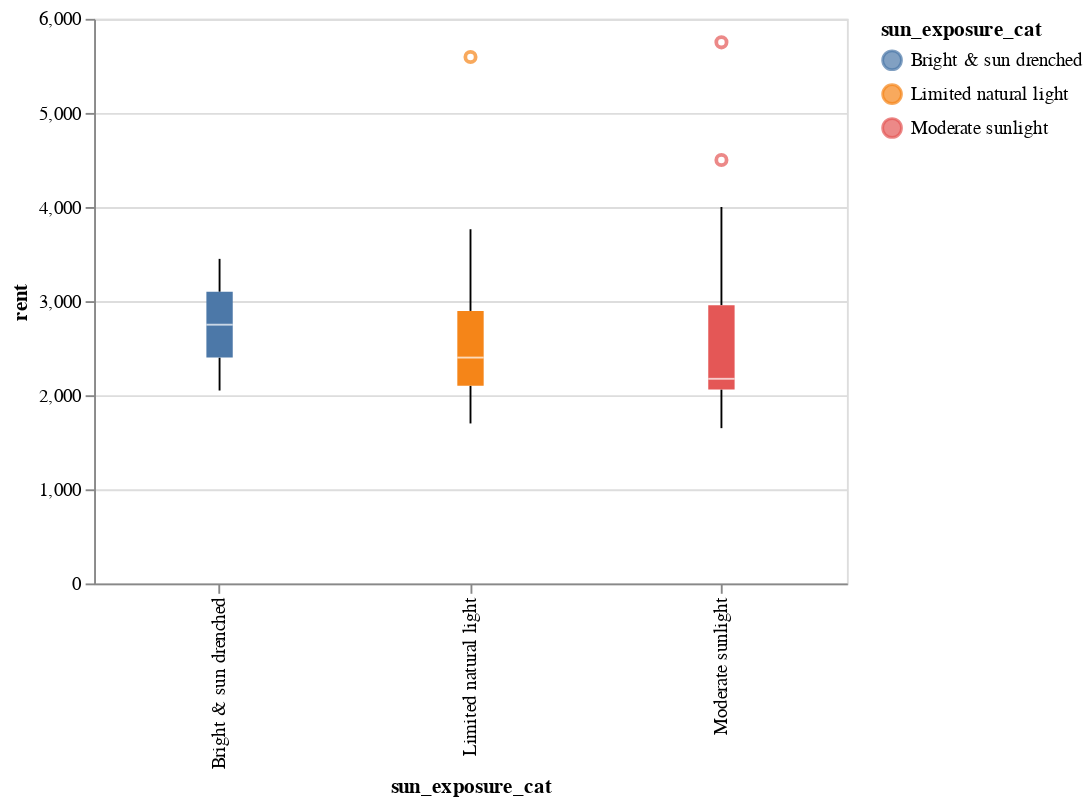

Write notebook code for a chart like this one.
### Code cell
chart = alt.Chart(filtered_sun_exposure).mark_boxplot().encode(
    x='sun_exposure_cat:N',
    y='rent:Q',
    color='sun_exposure_cat:N'
).properties(
    width=400,
    height=300
)

chart

### Figure 1 — Vega-Lite specification as saved in the notebook (floating-point values rounded to 4 significant figures)
{"config": {"view": {"continuousWidth": 300, "continuousHeight": 300}}, "data": {"name": "data-b0170964795c0c8c86e0fc58dc0244cf"}, "mark": {"type": "boxplot"}, "encoding": {"color": {"field": "sun_exposure_cat", "type": "nominal"}, "x": {"field": "sun_exposure_cat", "type": "nominal"}, "y": {"field": "rent", "type": "quantitative"}}, "height": 300, "width": 400, "$schema": "https://vega.github.io/schema/vega-lite/v5.8.0.json", "datasets": {"data-b0170964795c0c8c86e0fc58dc0244cf": [{"listing_path": "m-g7pk2u6bgdl7", "zipcode": "11216", "unit_number": "21", "beds": 0, "size": 680.0, "rent": 2950, "sun_exposure_cat": "Limited natural light", "sun_exposure": "This apartment has limited sunlight and the rent is 2950", "floor": "2"}, {"listing_path": "m-oj749aepcagp", "zipcode": "11216", "unit_number": "1F", "beds": 1, "size": 700.0, "rent": 2400, "sun_exposure_cat": "Limited natural light", "sun_exposure": "This apartment has limited sunlight and the rent is 2400", "floor": "1"}, {"listing_path": "m-1u9m2efnbcup", "zipcode": "11238", "unit_number": "207", "beds": 1, "size": 9999.0, "rent": 2400, "sun_exposure_cat": "Limited natural light", "sun_exposure": "This apartment has limited sunlight and the rent is 2400", "floor": "2"}, {"listing_path": "m-2errkn8o62in", "zipcode": "11216", "unit_number": "1FF", "beds": 1, "size": 0.0, "rent": 2049, "sun_exposure_cat": "Moderate sunlight", "sun_exposure": "Moderate natural light and the rent is 2049", "floor": "1"}, {"listing_path": "m-7vhvbui4fp5j", "zipcode": "11216", "unit_number": "7", "beds": 1, "size": 0.0, "rent": 2025, "sun_exposure_cat": "Limited natural light", "sun_exposure": "Limited natural light and the rent is 2025", "floor": "7"}, {"listing_path": "m-i151fuv22n18", "zipcode": "11216", "unit_number": "1AA", "beds": 1, "size": 0.0, "rent": 2099, "sun_exposure_cat": "Limited natural light", "sun_exposure": "Limited natural light and the rent is 2099", "floor": "1"}, {"listing_path": "m-51a9boljs562", "zipcode": "11238", "unit_number": "4D", "beds": 1, "size": 700.0, "rent": 2300, "sun_exposure_cat": "Limited natural light", "sun_exposure": "Limited natural light and the rent is 2300", "floor": "4"}, {"listing_path": "m-as4rgiinomc0", "zipcode": "11216", "unit_number": "2F", "beds": 1, "size": 0.0, "rent": 2095, "sun_exposure_cat": "Moderate sunlight", "sun_exposure": "Moderate natural light and the rent is 2095", "floor": "2"}, {"listing_path": "m-pjck846pllqe", "zipcode": "11216", "unit_number": "1B", "beds": 0, "size": 0.0, "rent": 1650, "sun_exposure_cat": "Moderate sunlight", "sun_exposure": "Moderate natural light and the rent is 1650", "floor": "1"}, {"listing_path": "m-alvdc30ctcdj", "zipcode": "11226", "unit_number": "3F3F", "beds": 1, "size": 0.0, "rent": 2000, "sun_exposure_cat": "Moderate sunlight", "sun_exposure": "Moderate natural light and the rent is 2000", "floor": "3"}, {"listing_path": "m-tq3lbh8gge9h", "zipcode": "11213", "unit_number": "3L", "beds": 0, "size": 0.0, "rent": 2345, "sun_exposure_cat": "Limited natural light", "sun_exposure": "Limited natural light and the rent is 2345", "floor": "3"}, {"listing_path": "m-6uduhgo2kok0", "zipcode": "11226", "unit_number": "33FF", "beds": 1, "size": 0.0, "rent": 2099, "sun_exposure_cat": "Moderate sunlight", "sun_exposure": "Moderate natural light and the rent is 2099", "floor": "3"}, {"listing_path": "m-jgmipn7ma570", "zipcode": "11225", "unit_number": "3RR", "beds": 1, "size": 0.0, "rent": 2200, "sun_exposure_cat": "Limited natural light", "sun_exposure": "Limited natural light and the rent is 2200", "floor": "3"}, {"listing_path": "m-ffmjf51gcevs", "zipcode": "11226", "unit_number": "2B", "beds": 1, "size": 1.0, "rent": 2200, "sun_exposure_cat": "Limited natural light", "sun_exposure": "Limited natural light and the rent is 2200", "floor": "2"}, {"listing_path": "m-5kvepkc92irh", "zipcode": "11216", "unit_number": "1", "beds": 1, "size": 0.0, "rent": 2400, "sun_exposure_cat": "Limited natural light", "sun_exposure": "Limited natural light and the rent is 2400", "floor": "1"}, {"listing_path": "m-rc3ivod718i5", "zipcode": "11225", "unit_number": "3", "beds": 1, "size": 0.0, "rent": 2295, "sun_exposure_cat": "Limited natural light", "sun_exposure": "Limited natural light and the rent is 2295", "floor": "3"}, {"listing_path": "m-vtmqugvur0oh", "zipcode": "11226", "unit_number": "3F", "beds": 1, "size": 0.0, "rent": 2250, "sun_exposure_cat": "Moderate sunlight", "sun_exposure": "Moderate natural light and the rent is 2250", "floor": "3"}, {"listing_path": "m-r256s2t33she", "zipcode": "11216", "unit_number": "4D", "beds": 1, "size": 0.0, "rent": 2199, "sun_exposure_cat": "Limited natural light", "sun_exposure": "Limited natural light and the rent is 2199", "floor": "4"}, {"listing_path": "m-3av8il4tckpa", "zipcode": "11216", "unit_number": "4B", "beds": 1, "size": 0.0, "rent": 2500, "sun_exposure_cat": "Moderate sunlight", "sun_exposure": "Moderate natural light and the rent is 2500", "floor": "4"}, {"listing_path": "m-kn62klng7iho", "zipcode": "11213", "unit_number": "B22", "beds": 1, "size": 0.0, "rent": 2100, "sun_exposure_cat": "Limited natural light", "sun_exposure": "Limited natural light and the rent is 2100", "floor": "2"}, {"listing_path": "m-da52rtlgbm82", "zipcode": "11216", "unit_number": "3B", "beds": 1, "size": 0.0, "rent": 2199, "sun_exposure_cat": "Moderate sunlight", "sun_exposure": "Moderate natural light and the rent is 2199", "floor": "3"}, {"listing_path": "m-hmcr9o9mt0hg", "zipcode": "11216", "unit_number": "10A", "beds": 1, "size": 0.0, "rent": 2100, "sun_exposure_cat": "Limited natural light", "sun_exposure": "Limited natural light and the rent is 2100", "floor": "1"}, {"listing_path": "m-rqfceepfnus6", "zipcode": "11213", "unit_number": "2A", "beds": 1, "size": 0.0, "rent": 2015, "sun_exposure_cat": "Limited natural light", "sun_exposure": "Limited natural light and the rent is 2015", "floor": "2"}, {"listing_path": "l-e8a60nod7grs", "zipcode": "11225", "unit_number": "4H", "beds": 0, "size": null, "rent": 2877, "sun_exposure_cat": "Limited natural light", "sun_exposure": "This apartment has limited sunlight and the rent is 2877", "floor": "4"}, {"listing_path": "l-m5skrj161t0f", "zipcode": "11216", "unit_number": "3B", "beds": 1, "size": null, "rent": 2500, "sun_exposure_cat": "Limited natural light", "sun_exposure": "This apartment has limited sunlight and the rent is 2500", "floor": "3"}, {"listing_path": "l-e8a60nod7grs", "zipcode": "11225", "unit_number": "4H", "beds": 0, "size": null, "rent": 2877, "sun_exposure_cat": "Limited natural light", "sun_exposure": "This apartment has limited sunlight and the rent is 2877", "floor": "4"}, {"listing_path": "l-4glljujjq02r", "zipcode": "11213", "unit_number": "1", "beds": 1, "size": 1000.0, "rent": 3000, "sun_exposure_cat": "Limited natural light", "sun_exposure": "This apartment has limited sunlight and the rent is 3000", "floor": "1"}, {"listing_path": "l-qj7plb01m2m0", "zipcode": "11216", "unit_number": "1", "beds": 1, "size": null, "rent": 3200, "sun_exposure_cat": "Limited natural light", "sun_exposure": "This apartment has limited sunlight and the rent is 3200", "floor": "1"}, {"listing_path": "m-mmkvuj8atb97", "zipcode": "11205", "unit_number": "A3", "beds": 1, "size": 0.0, "rent": 2895, "sun_exposure_cat": "Limited natural light", "sun_exposure": "Limited natural light and the rent is 2895", "floor": "3"}, {"listing_path": "m-d93k2e7dnm8o", "zipcode": "11205", "unit_number": "F3", "beds": 1, "size": 0.0, "rent": 2895, "sun_exposure_cat": "Limited natural light", "sun_exposure": "Limited natural light and the rent is 2895", "floor": "3"}, {"listing_path": "m-dcs5mmvka7d4", "zipcode": "11205", "unit_number": "3F", "beds": 1, "size": 0.0, "rent": 3300, "sun_exposure_cat": "Limited natural light", "sun_exposure": "Limited natural light and the rent is 3300", "floor": "3"}, {"listing_path": "m-e9b6pkj44jc6", "zipcode": "11205", "unit_number": "3A", "beds": 1, "size": 0.0, "rent": 3195, "sun_exposure_cat": "Limited natural light", "sun_exposure": "Limited natural light and the rent is 3195", "floor": "3"}, {"listing_path": "l-j7tp78f9d067", "zipcode": "11205", "unit_number": "1", "beds": 1, "size": 1471.0, "rent": 5750, "sun_exposure_cat": "Moderate sunlight", "sun_exposure": "This apartment has moderate sunlight and the rent is 5750", "floor": "1"}, {"listing_path": "l-47nnhcpcrano", "zipcode": "11205", "unit_number": "3K", "beds": 1, "size": null, "rent": 3764, "sun_exposure_cat": "Limited natural light", "sun_exposure": "This apartment has limited sunlight and the rent is 3764", "floor": "3"}, {"listing_path": "l-qh300dtif0ah", "zipcode": "11205", "unit_number": "5D", "beds": 1, "size": null, "rent": 3545, "sun_exposure_cat": "Limited natural light", "sun_exposure": "This apartment has limited sunlight and the rent is 3545", "floor": "5"}, {"listing_path": "l-skpvkqbbue9j", "zipcode": "11205", "unit_number": "1L", "beds": 1, "size": null, "rent": 4000, "sun_exposure_cat": "Moderate sunlight", "sun_exposure": "This apartment has moderate sunlight and the rent is 4000", "floor": "1"}, {"listing_path": "l-af04hjn8ih6a", "zipcode": "11238", "unit_number": "401", "beds": 1, "size": null, "rent": 4500, "sun_exposure_cat": "Moderate sunlight", "sun_exposure": "This apartment has moderate sunlight and the rent is 4500", "floor": "4"}, {"listing_path": "l-e23oh50jf3js", "zipcode": "11238", "unit_number": "2A", "beds": 1, "size": 575.0, "rent": 2500, "sun_exposure_cat": "Limited natural light", "sun_exposure": "This apartment has limited sunlight and the rent is 2500", "floor": "2"}, {"listing_path": "l-5sr3mraftvdo", "zipcode": "11238", "unit_number": "1C", "beds": 1, "size": 1196.0, "rent": 5595, "sun_exposure_cat": "Limited natural light", "sun_exposure": "This apartment has limited sunlight and the rent is 5595", "floor": "1"}, {"listing_path": "m-oc27u40tqu3k", "zipcode": "11238", "unit_number": "5E", "beds": 1, "size": 0.0, "rent": 2350, "sun_exposure_cat": "Limited natural light", "sun_exposure": "Limited natural light and the rent is 2350", "floor": "5"}, {"listing_path": "m-ha3scum2sgo1", "zipcode": "11216", "unit_number": "4C", "beds": 1, "size": 0.0, "rent": 3300, "sun_exposure_cat": "Moderate sunlight", "sun_exposure": "Moderate natural light and the rent is 3300", "floor": "4"}, {"listing_path": "m-6647ng7l2sgm", "zipcode": "11205", "unit_number": "3B", "beds": 1, "size": 0.0, "rent": 2590, "sun_exposure_cat": "Limited natural light", "sun_exposure": "Limited natural light and the rent is 2590", "floor": "3"}, {"listing_path": "m-8rdcg1kqnjh8", "zipcode": "11205", "unit_number": "3R", "beds": 1, "size": 0.0, "rent": 2590, "sun_exposure_cat": "Limited natural light", "sun_exposure": "Limited natural light and the rent is 2590", "floor": "3"}, {"listing_path": "m-k53u06j4180", "zipcode": "11205", "unit_number": "1", "beds": 1, "size": 9999.0, "rent": 1950, "sun_exposure_cat": "Limited natural light", "sun_exposure": "This apartment has limited sunlight and the rent is 1950", "floor": "1"}, {"listing_path": "m-qedem2h2qs8t", "zipcode": "11216", "unit_number": "9", "beds": 1, "size": 9999.0, "rent": 1700, "sun_exposure_cat": "Limited natural light", "sun_exposure": "Limited natural light and the rent is 1700", "floor": "9"}, {"listing_path": "m-ngt4ph8udkmq", "zipcode": "11216", "unit_number": "4F", "beds": 1, "size": 0.0, "rent": 2125, "sun_exposure_cat": "Moderate sunlight", "sun_exposure": "Moderate natural light and the rent is 2125", "floor": "4"}, {"listing_path": "m-jmtr0spu4jut", "zipcode": "11206", "unit_number": "1", "beds": 1, "size": 750.0, "rent": 2000, "sun_exposure_cat": "Limited natural light", "sun_exposure": "Limited natural light and the rent is 2000", "floor": "1"}, {"listing_path": "m-84sipv8lrh8v", "zipcode": "11216", "unit_number": "509", "beds": 0, "size": 300.0, "rent": 1650, "sun_exposure_cat": "Moderate sunlight", "sun_exposure": "Moderate natural light and the rent is 1650", "floor": "5"}, {"listing_path": "l-qp91auide8ca", "zipcode": "11206", "unit_number": "1", "beds": 1, "size": null, "rent": 3200, "sun_exposure_cat": "Limited natural light", "sun_exposure": "This apartment has limited sunlight and the rent is 3200", "floor": "1"}, {"listing_path": "m-jag808dc459v", "zipcode": "11206", "unit_number": "7A", "beds": 1, "size": 0.0, "rent": 2149, "sun_exposure_cat": "Limited natural light", "sun_exposure": "Limited natural light and the rent is 2149", "floor": "7"}, {"listing_path": "l-pngptb07ovrd", "zipcode": "11216", "unit_number": "3", "beds": 1, "size": 700.0, "rent": 2900, "sun_exposure_cat": "Limited natural light", "sun_exposure": "This apartment has limited sunlight and the rent is 2900", "floor": "3"}, {"listing_path": "m-vpduu8qvbhim", "zipcode": "11216", "unit_number": "5", "beds": 1, "size": 0.0, "rent": 2050, "sun_exposure_cat": "Limited natural light", "sun_exposure": "Limited natural light and the rent is 2050", "floor": "5"}, {"listing_path": "m-19loqn2udrop", "zipcode": "11216", "unit_number": "2", "beds": 1, "size": 0.0, "rent": 2825, "sun_exposure_cat": "Moderate sunlight", "sun_exposure": "Moderate natural light and the rent is 2825", "floor": "2"}, {"listing_path": "m-7l0sn2vijjtq", "zipcode": "11216", "unit_number": "2A", "beds": 1, "size": 0.0, "rent": 2790, "sun_exposure_cat": "Limited natural light", "sun_exposure": "Limited natural light and the rent is 2790", "floor": "2"}, {"listing_path": "l-p6sepvkpkl3e", "zipcode": "11216", "unit_number": "4", "beds": 1, "size": 800.0, "rent": 3400, "sun_exposure_cat": "Limited natural light", "sun_exposure": "This apartment has limited sunlight and the rent is 3400", "floor": "4"}, {"listing_path": "m-cppnnes2qq7u", "zipcode": "11216", "unit_number": "2", "beds": 1, "size": 550.0, "rent": 2050, "sun_exposure_cat": "Bright & sun drenched", "sun_exposure": "Bright & sun drenched and the rent is 2050", "floor": "2"}, {"listing_path": "l-o4a7mm1t56a2", "zipcode": "11206", "unit_number": "2C", "beds": 1, "size": null, "rent": 2450, "sun_exposure_cat": "Limited natural light", "sun_exposure": "This apartment has limited sunlight and the rent is 2450", "floor": "2"}, {"listing_path": "m-as7sdoe4223s", "zipcode": "11206", "unit_number": "1F", "beds": 1, "size": 9999.0, "rent": 1995, "sun_exposure_cat": "Limited natural light", "sun_exposure": "This apartment has limited sunlight and the rent is 1995", "floor": "1"}, {"listing_path": "m-du28k1ukeoap", "zipcode": "11206", "unit_number": "1F", "beds": 1, "size": 9999.0, "rent": 1995, "sun_exposure_cat": "Limited natural light", "sun_exposure": "This apartment has limited sunlight and the rent is 1995", "floor": "1"}, {"listing_path": "m-5j7i6taerbmm", "zipcode": "11221", "unit_number": "3A", "beds": 1, "size": 0.0, "rent": 2000, "sun_exposure_cat": "Limited natural light", "sun_exposure": "Limited natural light and the rent is 2000", "floor": "3"}, {"listing_path": "m-v83838enkoi8", "zipcode": "11221", "unit_number": "2F", "beds": 1, "size": 0.0, "rent": 2017, "sun_exposure_cat": "Limited natural light", "sun_exposure": "Limited natural light and the rent is 2017", "floor": "2"}, {"listing_path": "l-pj7cvotqbson", "zipcode": "11221", "unit_number": "3", "beds": 1, "size": null, "rent": 3000, "sun_exposure_cat": "Moderate sunlight", "sun_exposure": "This apartment has moderate sunlight and the rent is 3000", "floor": "3"}, {"listing_path": "l-706qhfcstnd2", "zipcode": "11233", "unit_number": "1", "beds": 1, "size": null, "rent": 2650, "sun_exposure_cat": "Limited natural light", "sun_exposure": "This apartment has limited sunlight and the rent is 2650", "floor": "1"}, {"listing_path": "m-105edfbi2h3k", "zipcode": "11221", "unit_number": "2B", "beds": 0, "size": 0.0, "rent": 2150, "sun_exposure_cat": "Moderate sunlight", "sun_exposure": "Moderate natural light and the rent is 2150", "floor": "2"}, {"listing_path": "m-re8s2nn1ebt", "zipcode": "11233", "unit_number": "Unit 2D", "beds": 1, "size": 750.0, "rent": 1900, "sun_exposure_cat": "Moderate sunlight", "sun_exposure": "Moderate natural light and the rent is 1900", "floor": "2"}, {"listing_path": "m-6ilr6o8obk3c", "zipcode": "11233", "unit_number": "204", "beds": 1, "size": 9999.0, "rent": 2899, "sun_exposure_cat": "Limited natural light", "sun_exposure": "This apartment has limited sunlight and the rent is 2899", "floor": "2"}, {"listing_path": "m-t8p0q78tlp5k", "zipcode": "11221", "unit_number": "A2", "beds": 0, "size": 0.0, "rent": 3449, "sun_exposure_cat": "Bright & sun drenched", "sun_exposure": "Bright & sun drenched and the rent is 3449", "floor": "2"}, {"listing_path": "m-a3poj9qc2mh8", "zipcode": "11221", "unit_number": "3F", "beds": 1, "size": 9999.0, "rent": 2250, "sun_exposure_cat": "Limited natural light", "sun_exposure": "This apartment has limited sunlight and the rent is 2250", "floor": "3"}]}}
